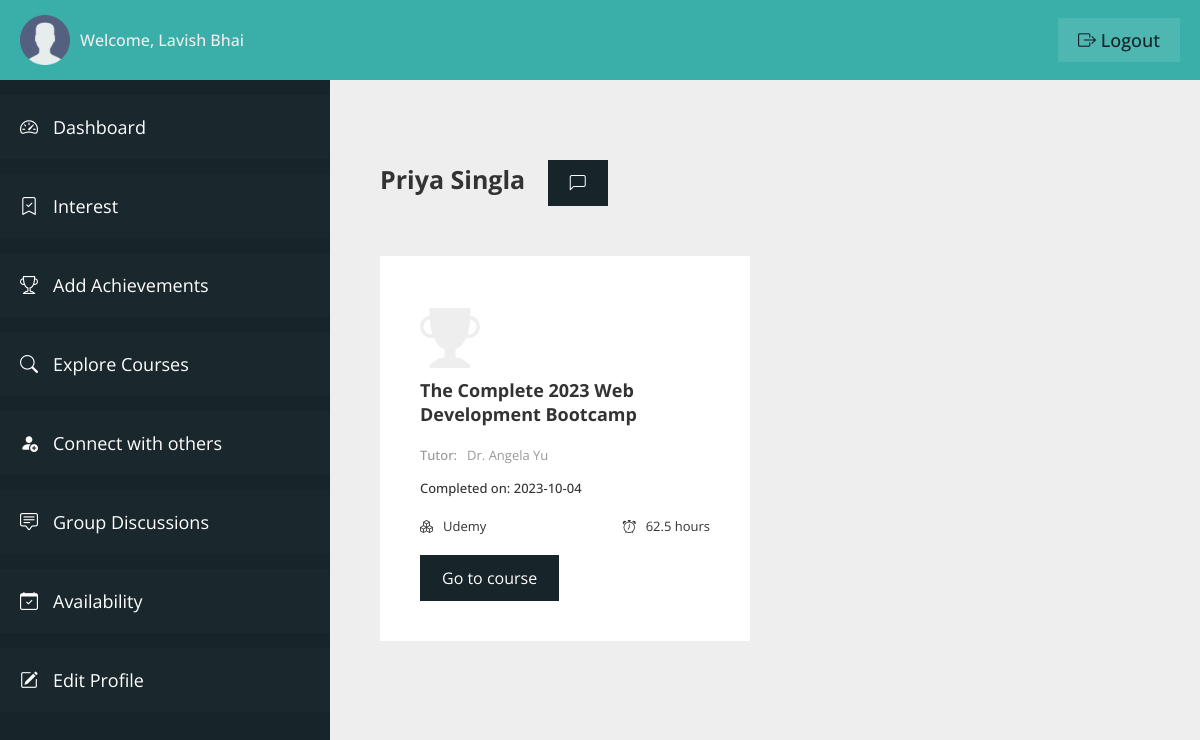
The page /student/connect-profile.php?profile=1&fname=Priya&lname=Singla (signed in) on the database its author committed.
### tables this page shows
CREATE TABLE `user_table` (
  `user_id` int(11) NOT NULL,
  `user_firstname` varchar(100) NOT NULL,
  `user_lastname` varchar(100) NOT NULL,
  `user_type` varchar(20) NOT NULL,
  `user_email` varchar(100) NOT NULL,
  `user_phone` varchar(10) NOT NULL,
  `user_password` varchar(100) NOT NULL,
  `user_createdon` datetime NOT NULL DEFAULT current_timestamp()
);

CREATE TABLE `achievement_table` (
  `achievement_id` int(11) NOT NULL,
  `achievement_userid` int(11) NOT NULL,
  `achievement_course` varchar(100) NOT NULL,
  `achievement_platform` varchar(100) NOT NULL,
  `achievement_tutor` varchar(100) NOT NULL,
  `achievement_courseduration` varchar(20) NOT NULL,
  `achievement_courselink` varchar(200) NOT NULL,
  `achievement_completedon` varchar(20) NOT NULL,
  `added_on` datetime NOT NULL DEFAULT current_timestamp()
);

### student/connect-profile.php (the view, shortened to what this page needs)
<?php
include "connection.php";
?>
<!DOCTYPE html>
<html lang="en">
<head>
    <link rel="stylesheet" href="css/style-dashboard.css">
    <link rel="stylesheet" href="https://cdn.jsdelivr.net/npm/bootstrap-icons@1.11.0/font/bootstrap-icons.css">
</head>
<body>
    <div class="container">
        <header class="header">
            <div class="header__left">
                <img src="img/user.png" class="user__header-user" alt="user">
                <span class="header__user-name">Welcome,
                    <?php
                    $q = "SELECT * FROM user_table WHERE user_id = '" . $_SESSION['userIdVce'] . "'";
                    $r = mysqli_query($con, $q);
                    if (mysqli_num_rows($r) > 0) {
                        $row = mysqli_fetch_array($r);
                        echo $row['user_firstname'] . ' ' . $row['user_lastname'];
                    }
                    ?>
                </span>
            </div>
            <div class="header__right">
                <a href="logout.php" class="header__user-logout"><i class="bi bi-box-arrow-right"></i> logout</a>
            </div>
        </header>
        <section class="sidebar">
            <ul class="sidebar__items">
                <a href="dashboard.php" class="sidebar__item-link">
                    <li class="sidebar__item">
                        <i class="bi bi-speedometer2"></i>
                        <span>Dashboard</span>
                    </li>
                </a>
                <a href="user-interest.php" class="sidebar__item-link">
                    <li class="sidebar__item">
                        <i class="bi bi-bookmark-check"></i>
                        <span>Interest</span>
                    </li>
                </a>
                <a href="user-achievements.php" class="sidebar__item-link">
                    <li class="sidebar__item">
                        <i class="bi bi-trophy"></i>
                        <span>Add Achievements</span>
                    </li>
                </a>
                <a href="explore-courses.php" class="sidebar__item-link">
                    <li class="sidebar__item">
                        <i class="bi bi-search"></i>
                        <span>Explore Courses</span>
                    </li>
                </a>
                <a href="connect.php" class="sidebar__item-link">
                    <li class="sidebar__item">
                        <i class="bi bi-person-fill-add"></i>
                        <span>Connect with others</span>
                    </li>
                </a>
                <a href="group-discussions.php" class="sidebar__item-link">
                    <li class="sidebar__item">
                        <i class="bi bi-chat-square-text"></i>
                        <span>Group Discussions</span>
                    </li>
                </a>
                <a href="user-availability.php" class="sidebar__item-link">
                    <li class="sidebar__item">
                        <i class="bi bi-calendar-check"></i>
                        <span>Availability</span>
                    </li>
                </a>
                <a href="profile.php" class="sidebar__item-link">
                    <li class="sidebar__item">
                        <i class="bi bi-pencil-square"></i>
                        <span>Edit Profile</span>
                    </li>
                </a>
            </ul>
        </section>
        <main class="main__content">
            <h3 class="user__name-connect">
                <?php
                echo $_GET['fname'] . " " . $_GET['lname']; ?>
            </h3>
            <a class="course__link-btn" href="individual-chat.php?profile=<?php echo $_GET['profile'] ?>&fname=<?php echo $_GET['fname']; ?>&lname=<?php echo $_GET['lname']; ?>">
                <i class="bi bi-chat-left"></i>
            </a>
            <div class="user__connect-container">
                <?php
                $query = "SELECT * FROM achievement_table WHERE achievement_userid = '" . $_GET['profile'] . "'";
                $runQ = mysqli_query($con, $query);
                if (mysqli_num_rows($runQ) > 0) {
                    while ($rowQ = mysqli_fetch_array($runQ)) {
                ?>
                        <div class="user__connect-card">
                            <span class="achievement_trophy">
                                <i class="bi bi-trophy-fill"></i>
                            </span>
                            <h3 class="course__name-heading">
                                <?php echo $rowQ['achievement_course']; ?>
                            </h3>
                            <p class="course__tutor-name">
                                <span class="course__tutor-label">Tutor:</span>
                                <span><?php echo $rowQ['achievement_tutor']; ?></span>
                            </p>
                            <p class="course__completedon">
                                <span>Completed on:</span>
                                <span><?php echo $rowQ['achievement_completedon']; ?></span>
                            </p>
                            <div class="course__level-duration">
                                <p class="course__level">
                                    <span>
                                        <i class="bi bi-boxes"></i>
                                    </span>
                                    <span><?php echo $rowQ['achievement_platform']; ?></span>
                                </p>
                                <p class="course__duration">
                                    <span>
                                        <i class="bi bi-alarm"></i>
                                    </span>
                                    <span>
                                        <?php echo $rowQ['achievement_courseduration']; ?>
                                    </span>
                                </p>
                            </div>
                            <?php
                            if ($rowQ['achievement_courselink'] == '') { ?>
                                <a class="course__link-btn" href="#">
                                    Offline
                                </a>
                            <?php } else { ?>
                                <a class="course__link-btn" target="_blank" href="<?php echo $rowQ['achievement_courselink']; ?>">
                                    Go to course
                                </a>
                            <?php
                            }
                            ?>
                        </div>
                    <?php
                    }
                } else { ?>
                    <p class="no__achievement">No Achievements added</p>
                <?php
                }
                ?>
            </div>
        </main>
    </div>
</body>
</html>

### student/css/style-dashboard.css (style rules this page uses)
:root { --color-primary: #3aafa9; --color-primary-dark: #2b7a78; --color-primary-light: #def2f1; --color-secondary: #17252a; --color-secondary-dark: #101a1d; --color-secondary-light: #377084; --color-grey-light-1: #999; --color-grey-light-2: #ccc; --color-grey-light-3: #eee; --color-grey-dark-1: #242424; --color-grey-dark-2: #333; --color-grey-dark-3: #474747; --color-white: #fff; --font-default: "Open Sans", sans-serif; }
*, *::before, *::after { margin: 0; padding: 0; box-sizing: inherit; }
html { font-size: 62.5%; box-sizing: border-box; }
body { color: var(--color-grey-dark-2); font-family: var(--font-default); }
.container { height: 100vh; display: grid; grid-template-columns: 33rem 1fr; grid-template-rows: 8rem calc(100vh - 8rem); }
.header { grid-column: 1 / -1; background-color: var(--color-primary); display: flex; align-items: center; justify-content: space-between; padding: 0 2rem; }
.header__left { display: flex; align-items: center; gap: 1rem; }
.user__header-user { width: 5rem; }
.header__user-name { font-size: 1.6rem; color: var(--color-grey-light-3); font-weight: 500; }
.header__user-logout:link, .header__user-logout:visited { font-size: 1.8rem; color: var(--color-secondary); background-color: rgba(255, 255, 255, 0.1); text-decoration: none; text-transform: capitalize; font-weight: 500; padding: 1rem 2rem; transition: all 0.2s; }
.sidebar { background-color: var(--color-secondary); overflow-y: scroll; padding-top: 1.5rem; scroll-behavior: smooth; }
.sidebar__item { padding: 2rem; background-color: rgba(255, 255, 255, 0.01); margin-bottom: 1.5rem; display: flex; gap: 1.5rem; transition: all 0.2s; }
.sidebar__item-link:link, .sidebar__item-link:visited { color: var(--color-white); text-decoration: none; font-size: 1.8rem; }
.main__content { background-color: var(--color-grey-light-3); padding: 8rem 5rem; overflow-y: scroll; scroll-behavior: smooth; }
.course__name-heading { font-size: 1.8rem; margin-bottom: 2rem; }
.course__tutor-name { display: flex; gap: 1rem; font-size: 1.3rem; margin-bottom: 1.5rem; color: var(--color-grey-light-1); }
.course__tutor-label { font-weight: 500; }
.course__level-duration { display: flex; justify-content: space-between; margin-bottom: 2rem; font-size: 1.3rem; }
.course__level { display: flex; gap: 1rem; }
.course__duration { display: flex; gap: 1rem; }
.course__link-btn:link, .course__link-btn:visited { font-size: 1.6rem; text-decoration: none; background-color: var(--color-secondary); color: var(--color-white); border: 2px solid var(--color-secondary); padding: 1rem 2rem; transition: all 0.2s; display: inline-block; }
.achievement_trophy { font-size: 6rem; color: var(--color-grey-light-3); margin-bottom: 6rem; }
.course__completedon { font-size: 1.3rem; margin-bottom: 2rem; font-weight: 500; }
.user__name-connect { margin-right: 2rem; margin-bottom: 4rem; font-size: 2.5rem; display: inline-block; }
.user__connect-container { display: grid; grid-template-columns: repeat(2, 1fr); grid-column-gap: 3rem; margin-top: 2rem; }
.user__connect-card { background-color: var(--color-white); padding: 4rem; }

### rows shown on the page
user_table: user_firstname "Lavish", user_lastname "Bhai"
achievement_table: achievement_course "The Complete 2023 Web Development Bootcamp", achievement_tutor "Dr. Angela Yu", achievement_completedon "2023-10-04", achievement_platform "Udemy", achievement_courseduration "62.5 hours"

### other values the page prints
$_GET['fname'] "Priya"
$_GET['lname'] "Singla"
